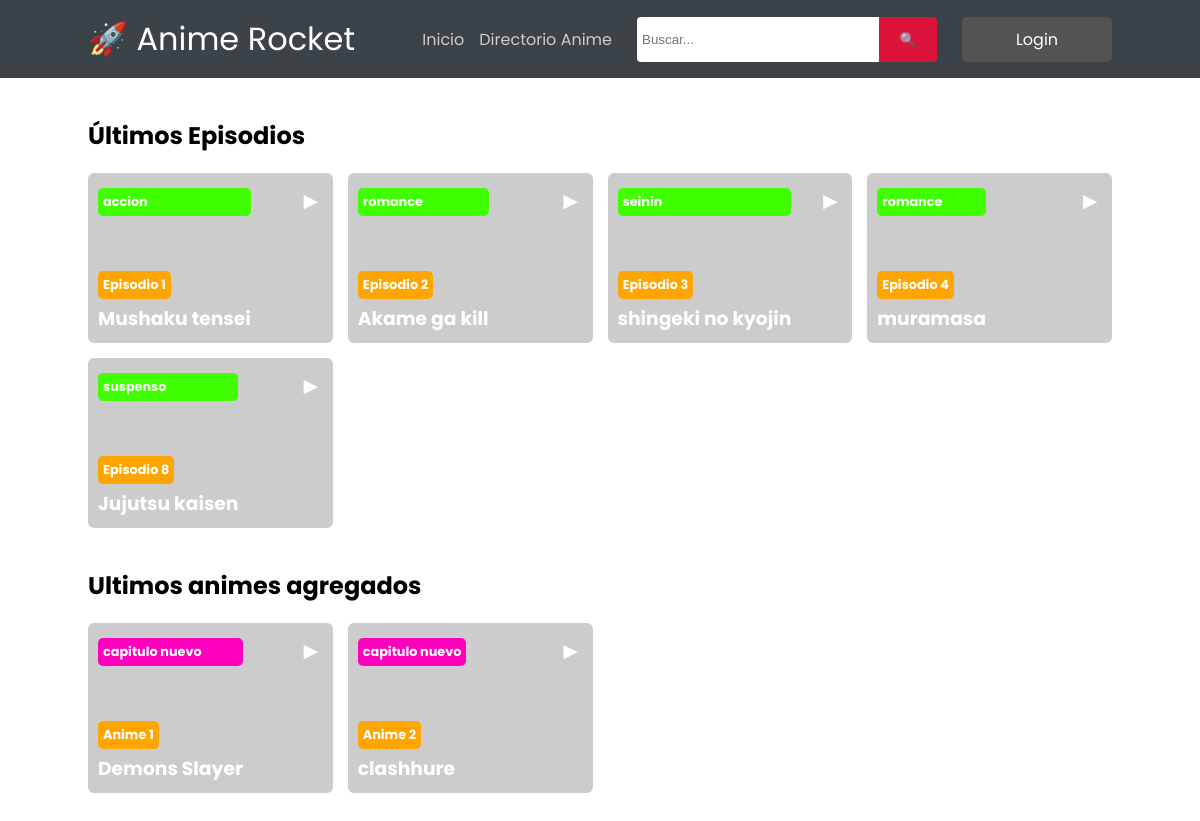
Before: / with the older database file.
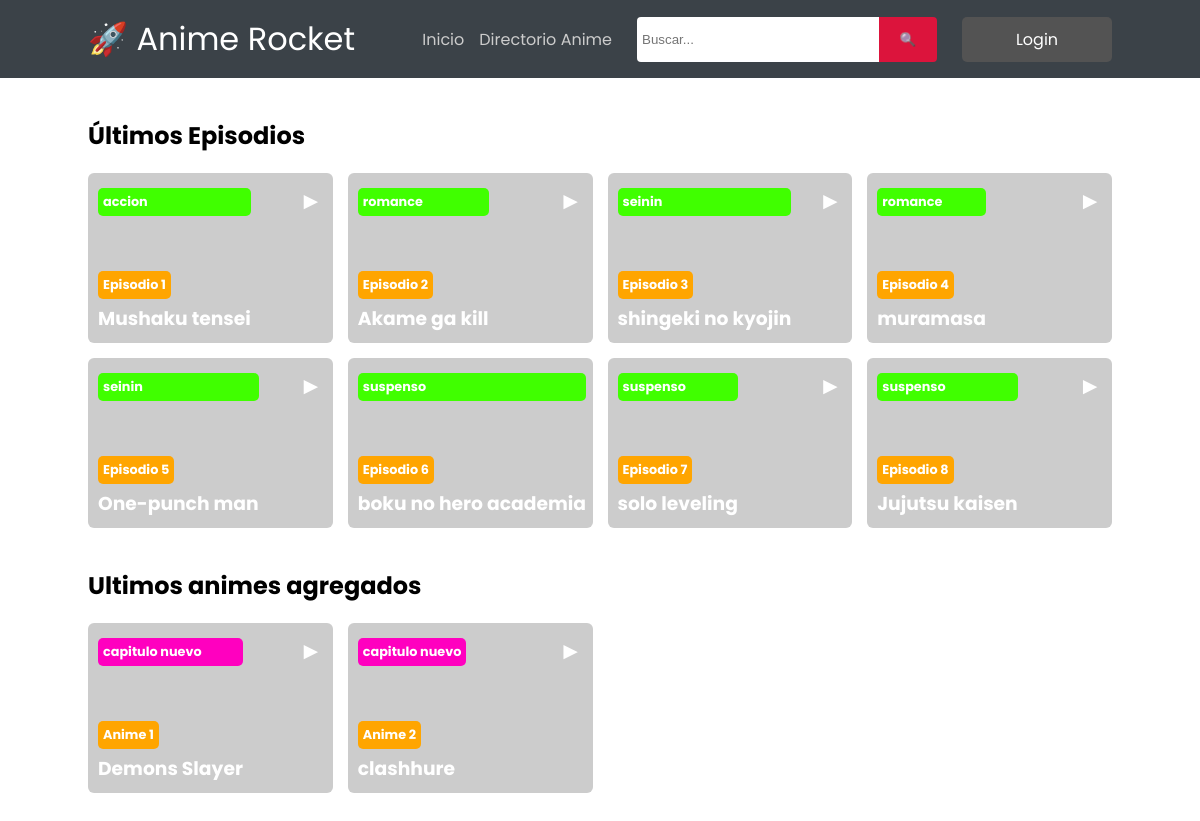
After: the same page with the newer database file.
### tables this page shows
CREATE TABLE `videos` (
  `id` int(11) NOT NULL,
  `capitulo` varchar(55) NOT NULL,
  `thumbnail` varchar(255) NOT NULL,
  `archivo` varchar(255) NOT NULL,
  `categoria` varchar(11) NOT NULL,
  `anime` int(4) NOT NULL,
  `fecha_insercion` date NOT NULL,
  `fecha_publicacion` timestamp NOT NULL DEFAULT CURRENT_TIMESTAMP ON UPDATE CURRENT_TIMESTAMP,
  `orden` int(4) NOT NULL,
  `v_status` decimal(5,0) NOT NULL,
  `tipo` float NOT NULL
);

CREATE TABLE `rv_categoria` (
  `id` int(11) NOT NULL,
  `categoria` varchar(50) NOT NULL
);

### config/videos.php (called while the page is built, shortened)
<?php
class videos extends mysqli
{
    public function get_videos(){
        $consulta = "SELECT v.id, v.capitulo, v.thumbnail, v.archivo, c.categoria, v.anime, v.fecha_insercion, v.orden, v.v_status FROM videos v INNER JOIN rv_categoria c ON v.categoria = c.id";
        $query=$this->query($consulta);
        return $query;
    }
}
?>

### config/listas.php (called while the page is built, shortened)
<?php
class listas extends mysqli
{
    public function get_listas($texto = ""){
        $consulta = "SELECT s.id, s.titulo, s.thumbnail, s.capitulos, s.fecha_insercion, s.votos, s.anio, s.l_tipo, s.l_categoria, c.rv_status FROM listas s LEFT JOIN rv_status c ON s.l_status = c.rv_id ";
        $query=$this->query($consulta);
        return $query;
    }
}

### index.php (the view, shortened to what this page needs)
<!DOCTYPE html>
<html lang="es-MX">
<head>
  <link rel="stylesheet" href="css/styles.css">
</head>
<body>
  <header>
    <div class="header">
    <div class="logo">🚀 Anime Rocket</div>
      <nav>
        <ul>
          <li><a href="index.php">Inicio</a></li>
          <li><a href="directorio.php">Directorio Anime</a></li>
        </ul>
        <div id="search">
         <form action= "index.php" method= "POST">
          <input type="text" placeholder="Buscar..." name="texto">
          <input type="submit" name="search" value="🔍">
       </form>
      </div>
        <a href="admin/index.html" class="login">Login</a>
      </nav>
    </div>
  </header>
  <section id="main">
    <h2>Últimos Episodios</h2>
    <div class="episodes">
    <?php
        require_once 'config/videos.php';
        require_once 'config/listas.php';
        $videos= new videos("localhost","root","","anime_rocket");
        if (isset($_POST['search'])){
          $result = $videos ->search($_POST['texto']);
        } else {
            $result = $videos ->get_videos();
        }
        while ($row = $result ->fetch_array()) {
    ?>
      <div class="episode">
        <p class="icon">►</p>
        <img src="<?php echo $row ['thumbnail']; ?>" alt="">
        <div class="episode_description">
        <h3 class="episode_cat"><?php echo $row['categoria']  ?></h3>
          <p class="episode_number">Episodio <?php echo $row ['id'];?></p>
          <h3 class="episode_title"><?php echo $row ['capitulo'];?></h3>
        </div>
      </div>
    <?php
    }
    ?>
    </div>
</section>
<section id="main">
<h1>Ultimos animes agregados</h1>
<div class="episodes">
<?php
        $listas= new listas ("localhost","root","","anime_rocket");
        if (isset($_POST['search'])){
          $result = $listas ->get_listas($_POST['texto']);
        } else {
            $result = $listas ->get_listas();
        }
        while ($row = $result ->fetch_array()) {
    ?>
      <div class="episode">
        <p class="icon">►</p>
        <img src="<?php echo $row ['thumbnail']; ?>" alt="">
        <div class="episode_description">
        <h3 class="episode_lis"><?php echo $row['rv_status'];?></h3>
          <p class="episode_number">Anime <?php echo $row ['id'];?></p>
          <h3 class="episode_title"><?php echo $row ['titulo'];?></h3>
        </div>
      </div>
    <?php
    }
    ?>
    </div>
  </section>
</body>
</html>

### css/styles.css (style rules this page uses)
* { margin: 0; padding: 0; }
body { font-family: 'Poppins', sans-serif; }
header { background: #3b4248; padding: 15px 0; width: 100%; }
.header { display: flex; max-width: 1024px; margin: auto; align-items: center; justify-content: space-between; }
.logo { font-size: 2rem; color: #fff; }
nav { display: flex; gap: 25px; }
nav ul { list-style: none; display: flex; align-items: center; gap: 15px; }
nav ul a { text-decoration: none; color: #ccc; font-size: 1rem; display: block; transition: all 0.5s ease; }
#search form { display: flex; align-items: center; width: 300px; }
#search form input { width: 80%; height: 35px; padding: 5px; border: none; border-radius: 4px 0 0 4px; }
#search form input[type='submit'] { width: 20%; height: 45px; background-color: crimson; border: none; border-radius: 0 4px 4px 0; }
.login { display: flex; justify-content: center; align-items: center; width: 150px; background: #535353; border-radius: 5px; text-decoration: none; color: #fff; text-align: center; transition: all 0.5s ease; }
#main { max-width: 1024px; margin: 40px auto; }
.episodes { display: grid; grid-template-columns: repeat(4, 1fr); gap: 15px; margin-top: 20px; }
.episode { position: relative; overflow: hidden; border-radius: 6px; cursor: pointer; }
.episode img { width: 100%; height: 100%; object-fit: cover; transition: all 0.5s ease-in-out; }
.icon { color: #fff; font-size: 1.5rem; position: absolute; top: 10px; right: 10px; }
.episode_description { position: absolute; bottom: 10px; left: 10px; color: #fff; }
.episode_number { background: orange; font-size: 0.8rem; font-weight: bold; width: auto; padding: 5px; border-radius: 5px; display: inline-block; margin-bottom: 5px; }
.episode_cat { background: rgb(64, 255, 0); padding: 5px; font-weight: bold; border-radius: 5px; display: right; margin-bottom: 55px; font-size: 0.8rem; }
.episode_lis { background: rgb(255, 0, 191); padding: 5px; font-weight: bold; border-radius: 5px; display: right; margin-bottom: 55px; font-size: 0.8rem; }

Changed rows visible on the page:
added videos: rv_categoria.categoria "seinin", id "5", capitulo "One-punch man"
added videos: rv_categoria.categoria "suspenso", id "6", capitulo "boku no hero academia"
added videos: rv_categoria.categoria "suspenso", id "7", capitulo "solo leveling"
